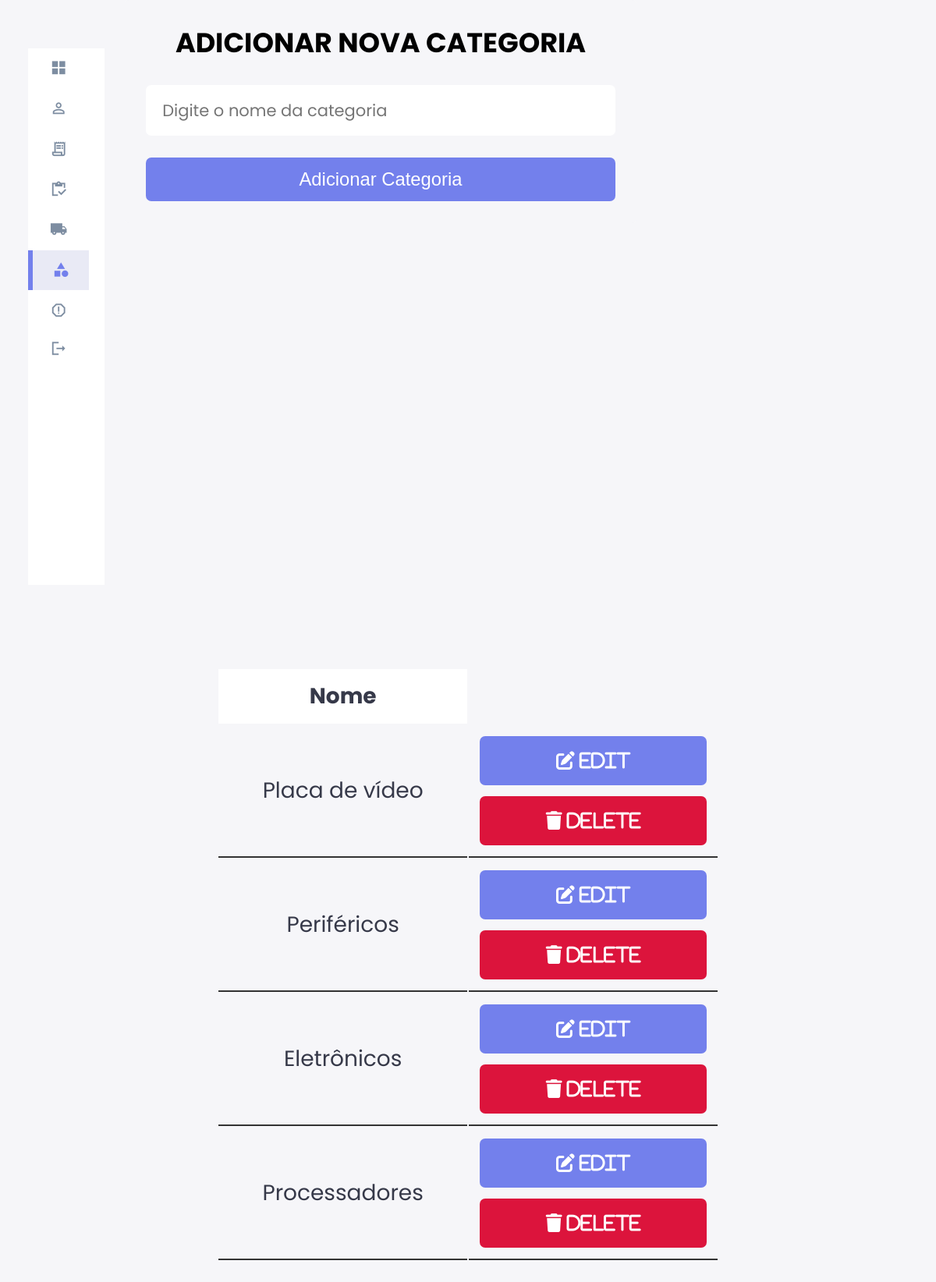
The app's page /addCategoria.php with its own data.
### tables this page shows
CREATE TABLE `categoria` (
  `idCategoria` int(255) NOT NULL,
  `descricaoCategoria` varchar(255) NOT NULL
);

### addCategoria.php (the view, shortened to what this page needs)
<?php
@include 'config.php';
?>
<!DOCTYPE html>
<html lang="pt-br">
<head>
  <link rel="stylesheet" href="styles/crud.css" />
  <link rel="stylesheet" href="https://cdnjs.cloudflare.com/ajax/libs/font-awesome/6.2.0/css/all.min.css" />
</head>
<body>
  <div class="container">
    <aside>
      <div class="sidebar">
        <a href="dashboard.php">
          <span class="material-icons-sharp">grid_view</span>
        </a>
        <a href="addCliente.php">
          <span class="material-icons-sharp">person_outline</span>
        </a>
        <a href="addPedido.php">
          <span class="material-icons-sharp">receipt_long</span>
        </a>
        <a href="addProduto.php">
          <span class="material-icons-sharp">inventory</span>
        </a>
        <a href="addFornecedor.php">
          <span class="material-icons-sharp">local_shipping</span>
        </a>
        <a href="addCategoria.php" class="active">
          <span class="material-icons-sharp">
          </span>
        </a>
        <a href="gerarRelatorio.php">
          <span class="material-icons-sharp">report_gmailerrorred</span>
        </a>
        <a href="index.php">
          <span class="material-icons-sharp"><?php logout() ?>logout</span>
        </a>
      </div>
    </aside>
    <div class="admin-product-form-container">
      <form action="<?php $_SERVER['PHP_SELF'] ?>" method="post" enctype="multipart/form-data">
        <h2>Adicionar nova categoria</h2>
        <input type="text" placeholder="Digite o nome da categoria" name="category_name" class="box" />
        <input type="submit" class="btn" name="add_category" value="Adicionar Categoria" />
      </form>
    </div>
    <?php
    $select = mysqli_query($conn, "SELECT * FROM categoria");
    ?>
  </div>
  <div class="product-container">
    <div class="product-display">
      <table class="product-display-table">
        <thead>
          <tr>
            <th>Nome</th>
          </tr>
        </thead>
        <?php while ($row = mysqli_fetch_assoc($select)) { ?>
          <tr>
            <td><?php echo $row['descricaoCategoria']; ?></td>
            <td>
              <a href="editarCategoria.php?edit=<?php echo $row['idCategoria']; ?>" class="btn"> <i class="fas fa-edit"> edit </i> </a>
              <a href="addCategoria.php?delete=<?php echo $row['idCategoria']; ?>" class="btn"> <i class="fas fa-trash"> delete </i> </a>
            </td>
          </tr>
        <?php }; ?>
      </table>
    </div>
  </div>
</body>
</html>

### styles/crud.css (style rules this page uses)
:root { --color-primary: #7380ec; --color-danger: #ff7782; --color-success: #41f1b6; --color-warning: #ffbb55; --color-white: #fff; --color-info-dark: #7d8da1; --color-info-light: #dce1eb; --color-dark: #363949; --color-light: rgba(132, 139, 200, 0.18); --color-primary-variant: #111e88; --color-dark-variant: #677483; --color-background: #f6f6f9; --card-border-radius: 2rem; --border-radius-1: 0.4rem; --border-radius-2: 0.8rem; --border-radius-3: 1.2rem; --card-padding: 1.8rem; --padding-1: 1.2rem; --box-shadow: 0 2rem 3rem var(var(--color-light)); }
* { margin: 0; padding: 0; outline: 0; appearance: none; border: 0; text-decoration: none; list-style: none; box-sizing: border-box; }
html { font-size: 14px; }
body { width: 100vw; height: 100vh; font-family: poppins, sans-serif; font-size: 0.88rem; background-color: var(--color-background); user-select: none; overflow-x: hidden; color: var(--color-dark); }
.container { display: grid; width: 96%; margin: 0 auto; gap: 1.8rem; grid-template-columns: 14rem auto 23rem; }
aside { height: 100vh; }
aside .sidebar { background: var(--color-white); display: flex; flex-direction: column; height: 86vh; position: relative; top: 3rem; }
aside .sidebar a { display: flex; color: var(--color-info-dark); margin-left: 2rem; gap: 1rem; align-items: center; position: relative; height: 3.7rem; transition: all 300ms ease; }
aside .sidebar a span { font-size: 1.6rem; transition: all 300ms ease; }
aside .sidebar a:last-child { position: absolute; bottom: 2rem; width: 100%; }
aside .sidebar a.active { background: var(--color-light); color: var(--color-primary); margin-left: 0; }
aside .sidebar a.active:before { content: ''; width: 6px; height: 100%; background-color: var(--color-primary); }
aside .sidebar a.active span { color: var(--color-primary); margin-left: calc(1rem - 3px); }
.admin-product-form-container form { max-width: 50rem; margin: 0 auto; padding: 2rem; border-radius: 0.5rem; background: var(--color-background); }
.admin-product-form-container form h2 { text-transform: uppercase; color: black; margin-bottom: 1rem; text-align: center; font-size: 2.5rem; }
.admin-product-form-container form .box { width: 100%; font-family: poppins, sans-serif; border-radius: 0.5rem; padding: 1.2rem 1.5rem; font-size: 1.5rem; margin: 1rem 0; background: var(--color-white); }
.btn, form a { display: block; width: 100%; cursor: pointer; border-radius: 0.5rem; margin-top: 1rem; font-size: 1.7rem; padding: 1rem 3rem; background: var(--color-primary); text-align: center; color: var(--color-white); text-transform: none; transition: all 0.3s ease; }
.product-container { max-width: 50rem; padding: 2rem; margin: 0 auto; }
.product-display { margin: 2rem 0; }
.product-display .product-display-table { width: 100%; text-align: center; }
.product-display .product-display-table thead { background-color: var(--color-white); }
.product-display .product-display-table th { font-size: 2rem; padding: 1rem; }
.product-display .product-display-table td { font-size: 2rem; padding: 1rem; border-bottom: .2rem solid #333; }
.product-display .product-display-table .btn:first-child { margin-top: 0; }
.product-display .product-display-table .btn:last-child { background: crimson; }
@media screen and (max-width: 1200px) { .container { width: 94%; grid-template-columns: 7rem auto 23rem; } }
@media screen and (max-width: 1200px) { aside .sidebar a { width: 5.6rem; } }
@media screen and (max-width: 1200px) { aside .sidebar a:last-child { position: relative; margin-top: 1.8rem; } }

### records on screen
categoria: descricaoCategoria "Placa de vídeo"
categoria: descricaoCategoria "Periféricos"
categoria: descricaoCategoria "Eletrônicos"
categoria: descricaoCategoria "Processadores"
